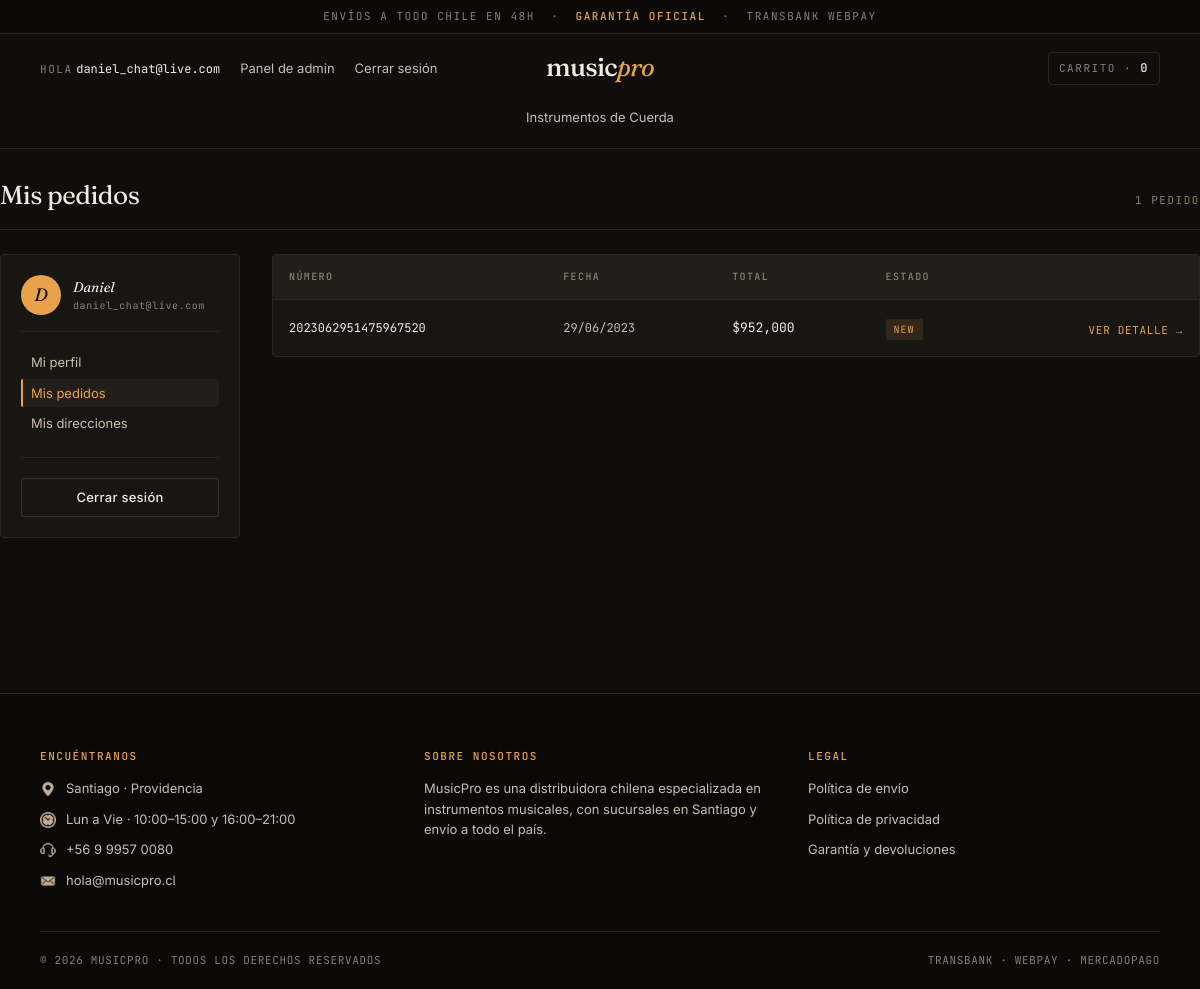
The page /Perfil/ordenes (signed in) on the database as committed earlier.
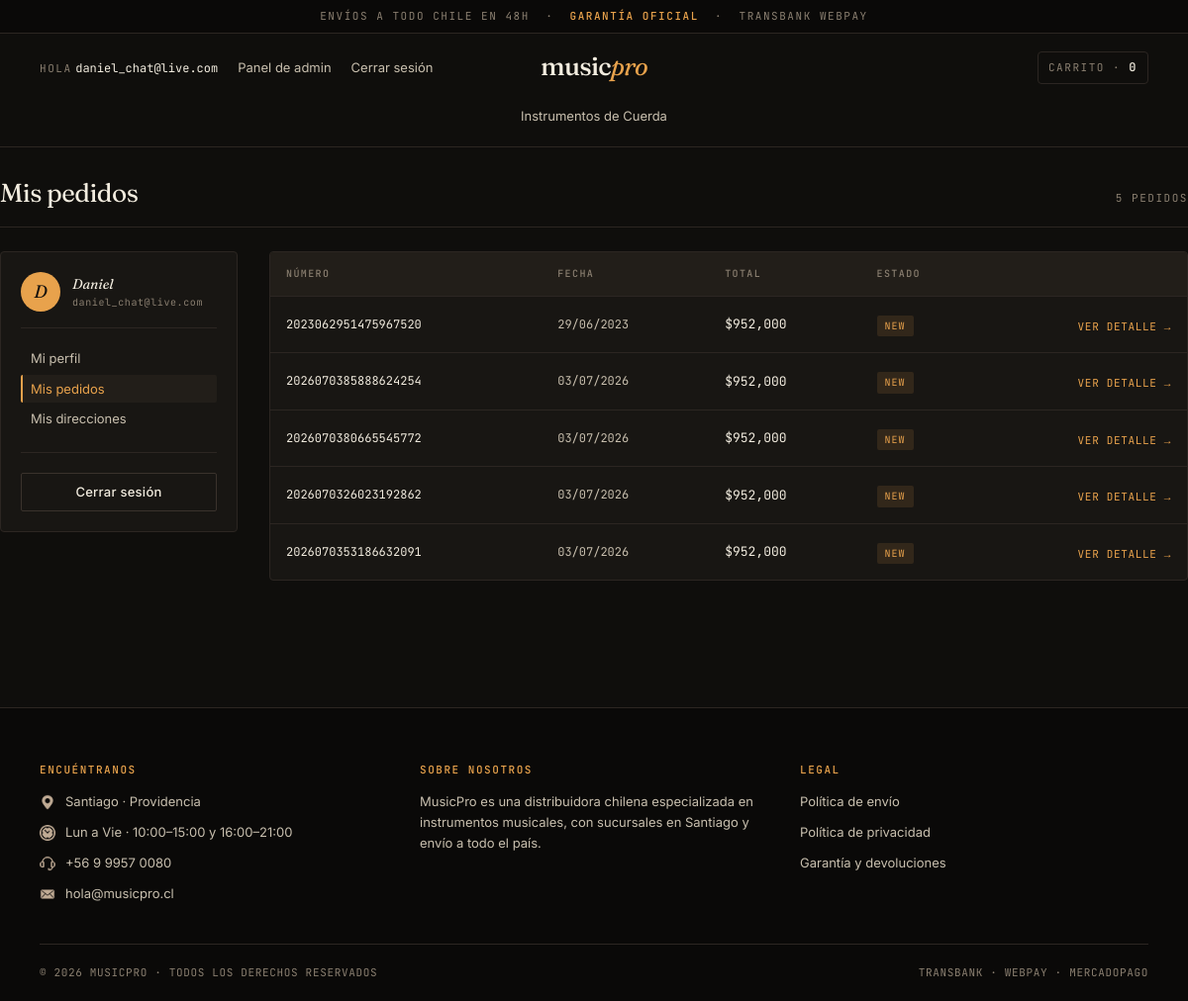
The same page on the database as committed later.
### app/models.py (models this page shows, shortened)
class User(AbstractBaseUser,PermissionsMixin):
    email = models.EmailField('Correo',unique=True)
    username = models.CharField('nombre',max_length=255)
    apellido = models.CharField('apellido',max_length=255 ,null=True)
    telefono = models.CharField('telefono',max_length=255 ,null=True)
    is_active = models.BooleanField(default=True)
    is_staff = models.BooleanField(default=False)
    is_bodeguero = models.BooleanField(default=False)
    is_vendedor = models.BooleanField(default=False)
    is_contador = models.BooleanField(default=False)
    objects = customUserManager()
    USERNAME_FIELD = 'email'
    EMAIL_FIELD = 'email'
    REQUIRED_FIELDS = ['username','apellido','telefono']
    class Meta:
        verbose_name = 'User'
        verbose_name_plural = 'Users'

class Categoria(models.Model):
    nombreCategoria = models.CharField(max_length=50,primary_key=True, verbose_name='nombre de la categoria', unique=True)
    descripcion = models.CharField(max_length=255, blank = True)
    slug = AutoSlugField(populate_from='nombreCategoria',null=True)
    class Meta:
        verbose_name = 'category'
        verbose_name_plural = 'categories'

### orders/models.py (models this page shows, shortened)
class Order(models.Model):
    STATUS = (
        ('new', 'Nuevo'),
        ('acepted','aceptado'),
        ('completed','completado'),
        ('cancelelled','cancelado')
    )
    user = models.ForeignKey(User, on_delete=models.SET_NULL, null=True)
    ubicacion = models.IntegerField( null=True)
    order_number = models.CharField(max_length=20 ,primary_key=True)
    first_name = models.CharField(max_length=50)
    last_name = models.CharField(max_length=50)
    phone = models.CharField(max_length=50)
    email = models.CharField(max_length=50)
    address_line_1 = models.CharField(max_length=100, null=True)
    address_line_2 = models.CharField(max_length=100, null=True)
    region = models.CharField(max_length=100, null=True)
    city= models.CharField(max_length=100, null=True)
    order_note = models.CharField(max_length=100)
    order_total = models.IntegerField()
    tax = models.FloatField()
    status = models.CharField(max_length=100, choices=STATUS, default="New")
    ip = models.CharField(blank=True, max_length=20)
    is_ordered = models.BooleanField()
    create_at = models.DateField(auto_now=True)
    updated_at = models.DateField(auto_now=True)

### app/views.py (the view)
# urls.py: path('Perfil/ordenes',viewOrders, name="viewOrders"),
def viewOrders(request):
    current_user = request.user
    ordenes = Order.objects.filter(user = current_user)
    context = {
        'orders': ordenes
    }
    return render(request,'app/tienda/Perfil/ordenes.html', context)

### app/context_processors.py (called while the page is built)
def categorias(request):
    categorias = Categoria.objects.all()
    return {'categorias': categorias}

### carts/context_processors.py (called while the page is built)
def counter(request):
    cart_count = 0
    try:
        cart = Cart.objects.filter(cart_id=_cart_id(request))
        cart_items = CartItem.objects.all().filter(cart=cart[:1])
        for cart_item in cart_items:
            cart_count += cart_item.quantity
    except Cart.DoesNotExist:
        cart_count = 0
    return dict(cart_count=cart_count)

### carts/views.py (called while the page is built)
def _cart_id(request):
    cart = request.session.session_key
    if not cart:
        cart= request.session.create()
    return cart

### app/templates/app/tienda/Perfil/ordenes.html
{% extends 'app/base.html' %}
{% load static %}
{% load humanize %}
{% block contenido %}
<section class="section-content container">
    <header class="section-head" style="padding-top: 0;">
        <h2>Mis pedidos</h2>
        <span class="meta">{{ orders|length }} pedido{{ orders|length|pluralize }}</span>
    </header>
    <div class="store-layout">
        {% include 'app/tienda/Perfil/_sidebar.html' with active='ordenes' %}
        <main>
            {% if orders %}
                <div class="cart-card">
                    <table class="table-shopping-cart">
                        <thead>
                            <tr>
                                <th scope="col">Número</th>
                                <th scope="col">Fecha</th>
                                <th scope="col">Total</th>
                                <th scope="col">Estado</th>
                                <th scope="col"></th>
                            </tr>
                        </thead>
                        <tbody>
                            {% for i in orders %}
                            <tr>
                                <td style="font-family: var(--font-mono); font-size: 12px; color: var(--paper);">{{ i.order_number }}</td>
                                <td style="font-family: var(--font-mono); font-size: 12px; color: var(--paper-dim);">{{ i.create_at|date:"d/m/Y" }}</td>
                                <td style="font-family: var(--font-mono); font-size: 13px; color: var(--paper);">${{ i.order_total|intcomma }}</td>
                                <td>
                                    <span style="display: inline-block; padding: 3px 8px; border-radius: 2px; background: rgba(232, 162, 76, 0.12); color: var(--amber); font-family: var(--font-mono); font-size: 10px; letter-spacing: 0.1em; text-transform: uppercase;">{{ i.status }}</span>
                                </td>
                                <td style="text-align: right;">
                                    <a href="{% url 'detalleUserOrder' i.order_number %}" class="mono" style="color: var(--amber); font-size: 11px; letter-spacing: 0.06em;">VER DETALLE →</a>
                                </td>
                            </tr>
                            {% endfor %}
                        </tbody>
                    </table>
                </div>
            {% else %}
                <div class="cart-empty">
                    <h2>Todavía no hay pedidos.</h2>
                    <p style="color: var(--paper-dim); font-size: 14px; margin-bottom: 24px;">Cuando hagas tu primera compra vas a poder ver el historial acá.</p>
                    <a href="{% url 'home' %}">Explorar catálogo →</a>
                </div>
            {% endif %}
        </main>
    </div>
</section>
{% endblock %}

### app/templates/app/base.html (shortened to what this page needs)
{% load static %}
<!DOCTYPE html>
<html lang="es">
<head>
    <link rel="stylesheet" href="{% static 'css/estilos.css' %}">
</head>
<body>
    <header>
        <div class="contenedor-anuncio">
            Envíos a todo Chile en 48h &nbsp;·&nbsp; <b>Garantía oficial</b> &nbsp;·&nbsp; Transbank Webpay
        </div>
        <div class="nav-bar">
            <ul class="sesion">
                {% if user.is_authenticated %}
                    <li><span class="eyebrow eyebrow-muted">Hola</span> <a href="{% url 'viewPerfil' %}" class="user-mail">{{ user.email }}</a></li>
                    {% if user.is_staff %}
                        <li><a href="{% url 'adminView' %}">Panel de admin</a></li>
                    {% endif %}
                    <li><a href="{% url 'logout' %}">Cerrar sesión</a></li>
                {% else %}
                    <li><a href="{% url 'loginCli' %}">Iniciar sesión</a></li>
                    <li><a href="{% url 'RegistroCli' %}">Crear cuenta</a></li>
                {% endif %}
            </ul>
            <div class="contenedor-logo">
                <a href="{% url 'home' %}" class="brand-word">music<em>pro</em></a>
            </div>
            <div class="cart-wrap">
                <div id="cart" class="cart-icon">
                    <a href="{% url 'cart' %}" style="display:inline-flex;align-items:center;gap:8px;color:inherit;">
                        Carrito · <span id="cart-quantity">{{ cart_count }}</span>
                    </a>
                </div>
            </div>
        </div>
        <nav class="cat-nav" aria-label="Categorías">
            {% for ve in categorias %}
                <a href="{% url 'store' ve.slug %}">{{ ve.nombreCategoria }}</a>
            {% endfor %}
        </nav>
    </header>
    <main class="contenido">
        {% block contenido %}{% endblock %}
    </main>
    <footer>
        <div class="container">
            <div class="row">
                <div class="footer-col">
                    <h3>Encuéntranos</h3>
                    <ul>
                        <li><img src="{% static 'img/icons/ubicacion.png' %}" alt=""> Santiago · Providencia</li>
                        <li><img src="{% static 'img/icons/horario.png' %}" alt=""> Lun a Vie · 10:00–15:00 y 16:00–21:00</li>
                        <li><img src="{% static 'img/icons/atencion.png' %}" alt=""> +56 9 9957 0080</li>
                        <li><img src="{% static 'img/icons/correo.png' %}" alt=""> <a href="mailto:hola@musicpro.cl">hola@musicpro.cl</a></li>
                    </ul>
                </div>
                <div class="footer-col">
                    <h3>Sobre nosotros</h3>
                    <ul>
                        <li>MusicPro es una distribuidora chilena especializada en instrumentos musicales, con sucursales en Santiago y envío a todo el país.</li>
                    </ul>
                </div>
                <div class="footer-col">
                    <h3>Legal</h3>
                    <ul>
                        <li><a href="#">Política de envío</a></li>
                        <li><a href="#">Política de privacidad</a></li>
                        <li><a href="#">Garantía y devoluciones</a></li>
                    </ul>
                </div>
            </div>
            <div class="footer2">
                <div>© 2026 MusicPro · Todos los derechos reservados</div>
                <div>Transbank · Webpay · MercadoPago</div>
            </div>
        </div>
    </footer>
</body>
</html>

### app/templates/app/tienda/Perfil/_sidebar.html
<aside>
    <div class="filter-card">
        <div class="filter-group">
            <div style="display: flex; align-items: center; gap: 12px; padding-bottom: 16px; margin-bottom: 16px; border-bottom: 1px solid var(--line);">
                <div style="width: 40px; height: 40px; border-radius: 50%; background: var(--amber); color: var(--bg); display: flex; align-items: center; justify-content: center; font-family: var(--font-display); font-style: italic; font-size: 18px;">
                    {{ user.username|first|upper }}
                </div>
                <div style="min-width: 0; flex: 1;">
                    <div style="font-family: var(--font-display); font-style: italic; font-size: 14px; color: var(--paper);">{{ user.username|capfirst }}</div>
                    <div style="font-family: var(--font-mono); font-size: 10px; color: var(--muted); letter-spacing: 0.06em; overflow: hidden; text-overflow: ellipsis; white-space: nowrap;">{{ user.email }}</div>
                </div>
            </div>
            <ul style="display: flex; flex-direction: column; gap: 2px;">
                <li><a href="{% url 'viewPerfil' %}" class="perfil-navlink {% if active == 'perfil' %}is-active{% endif %}">Mi perfil</a></li>
                <li><a href="{% url 'viewOrders' %}" class="perfil-navlink {% if active == 'ordenes' %}is-active{% endif %}">Mis pedidos</a></li>
                <li><a href="{% url 'viewUbis' %}" class="perfil-navlink {% if active == 'ubis' %}is-active{% endif %}">Mis direcciones</a></li>
            </ul>
        </div>
        <div class="filter-group">
            <a href="{% url 'logout' %}" class="btn btn-ghost btn-block">Cerrar sesión</a>
        </div>
    </div>
</aside>

Rows that differ between the two databases and show on the page:
added Order: order_number "2026070385888624254", create_at "03/07/2026", order_total "952,000", status "NEW"
added Order: order_number "2026070380665545772", create_at "03/07/2026", order_total "952,000", status "NEW"
added Order: order_number "2026070326023192862", create_at "03/07/2026", order_total "952,000", status "NEW"
added Order: order_number "2026070353186632091", create_at "03/07/2026", order_total "952,000", status "NEW"
Other text that changed with them:
{{ orders|length }}: "1" → "5"
